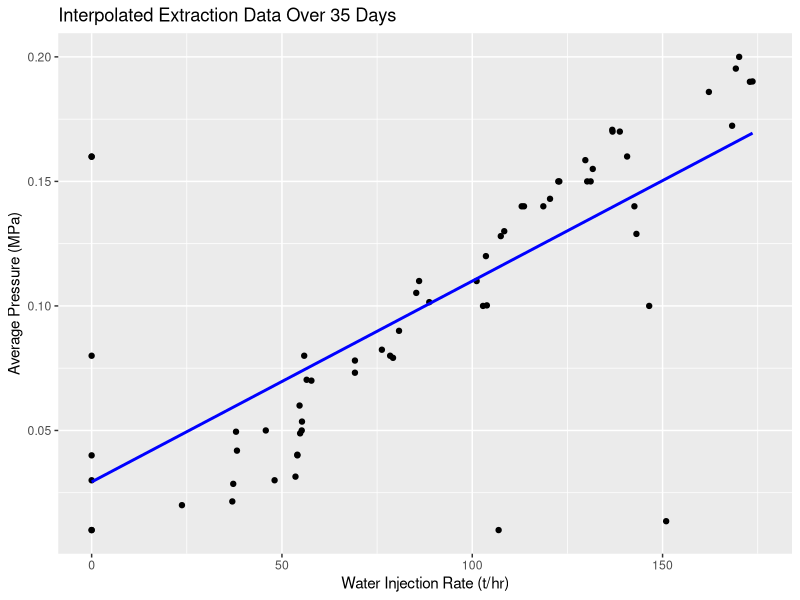

Reproduce this figure in R.
library(tidyverse)

p_data <- read_csv('P_injection.csv')
q_data <- read_csv('q_injection.csv')

interpolated_P_Mpa <- approx(x = p_data$DAYS, y = p_data$`P(Mpa)`, xout = q_data$days, method = "linear")
q_interp <- data.frame(
  days = q_data$days,
  P_Mpa = interpolated_P_Mpa$y,
  t_hr = q_data$`t/hr`
)

interpolated_t_hr <- approx(x = q_data$days, y = q_data$`t/hr`, xout = p_data$DAYS, method = "linear")
p_interp <- data.frame(
  days = p_data$DAYS,
  P_Mpa = p_data$`P(Mpa)`,
  t_hr = interpolated_t_hr$y
)

data <- rbind(q_interp, p_interp)
data <- data |>
  arrange(days)

ggplot(data = data, aes(x = t_hr, y = P_Mpa)) +
  geom_point() +
  geom_smooth(method = "lm", se = FALSE, color = "blue") +
  labs(x = "t_hr", y = "P(Mpa)", title = "Interpolated Extraction Data Over 35 Days") +
  labs(x = "Water Injection Rate (t/hr)", y = "Average Pressure (MPa)")